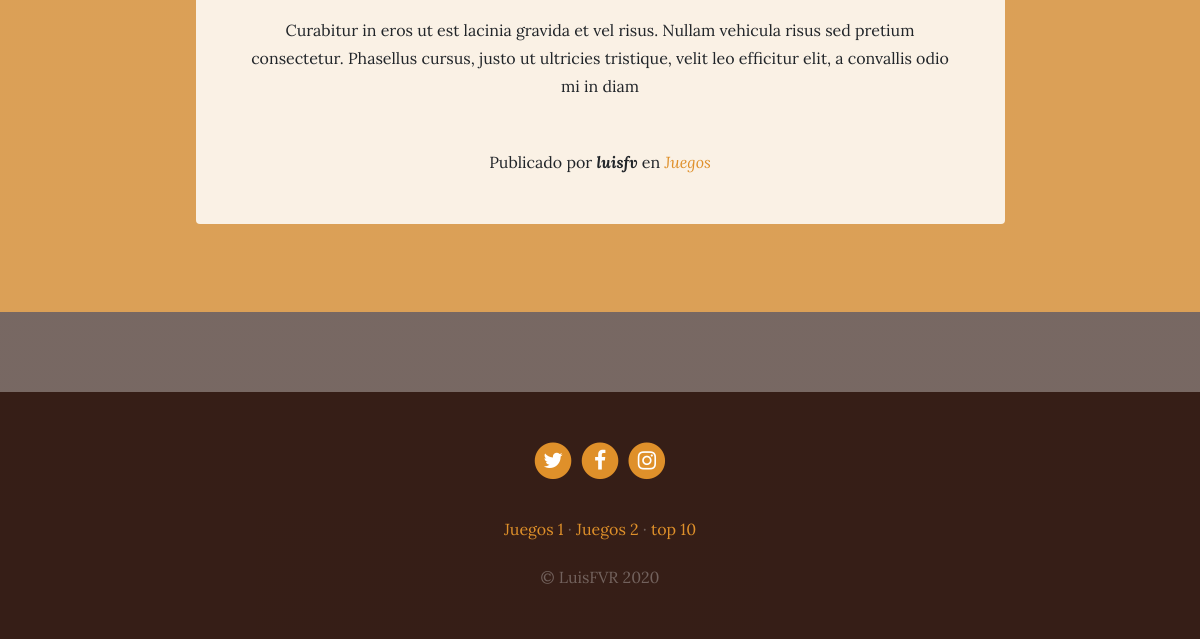
/blog/category/1/ (lower part), run on an earlier commit of the app's database.
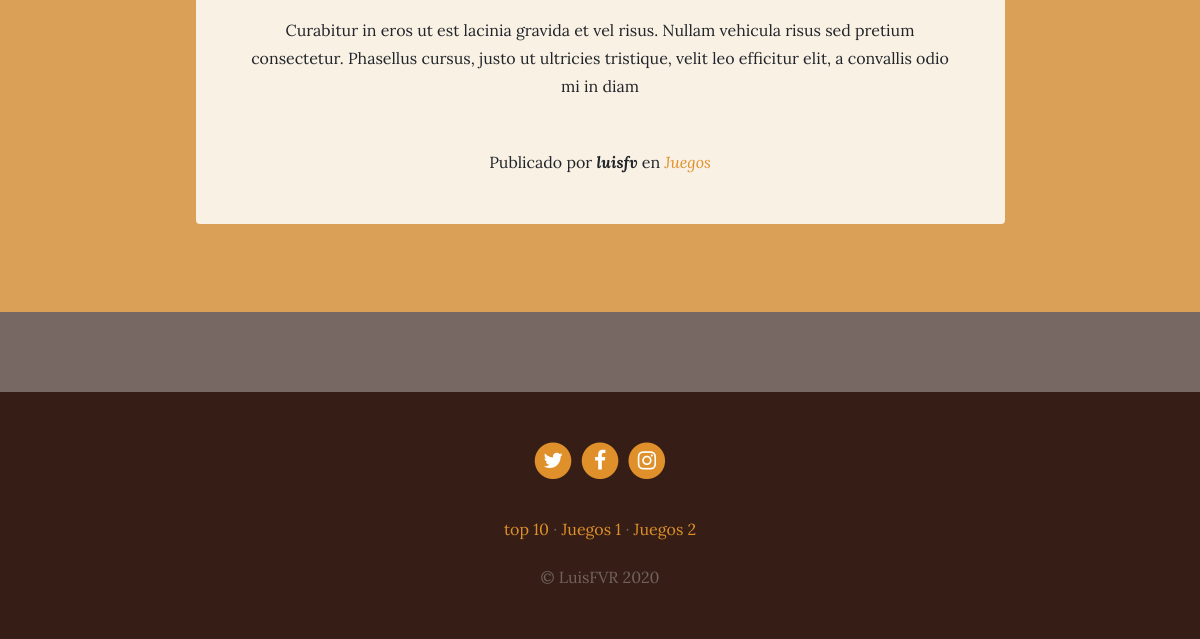
And on a later commit of the database.
### blog/models.py (models this page shows, shortened)
class Post(models.Model):
    title = models.CharField(max_length=100, verbose_name="Titulo")
    content = models.TextField(verbose_name="Contenido")
    published = models.DateTimeField(verbose_name="Fecha de publisidad", default=now)
    image = models.ImageField(verbose_name="Imagen", upload_to="Blog", null=True, blank=True)
    author= models.ForeignKey(User, verbose_name="Autor", on_delete=models.CASCADE)
    categories = models.ManyToManyField(Category, verbose_name="Categorías", related_name="get_posts")
    created = models.DateTimeField(auto_now_add=True, verbose_name="Fecha de creacion")
    updated = models.DateTimeField(auto_now=True, verbose_name="Fecha de edicon")
    class Meta:
        verbose_name = "entrada"
        verbose_name_plural = "entradas"
        ordering = ['-created']

class Category(models.Model):
    name = models.CharField(max_length=100, verbose_name="Nombre")
    created = models.DateTimeField(auto_now_add=True, verbose_name="Fecha de creacion")
    updated = models.DateTimeField(auto_now=True, verbose_name="Fecha de edicon")
    class Meta:
        verbose_name = "categoria"
        verbose_name_plural = "categorias"
        ordering = ['-created']

### pages/models.py (models this page shows, shortened)
class Page(models.Model):
    title = models.CharField(verbose_name="Título", max_length=200)
    content = RichTextField(verbose_name="Contenido")
    order = models.SmallIntegerField(verbose_name="Orden", default=0)
    created = models.DateTimeField(auto_now_add=True, verbose_name="Fecha de creación")
    updated = models.DateTimeField(auto_now=True, verbose_name="Fecha de edición")
    class Meta:
        verbose_name = "página"
        verbose_name_plural = "páginas"
        ordering = ['order','title']

### blog/views.py (the view)
# urls.py: path('category/<int:category_id>/', views.category, name="category"),
def category(request, category_id):
    category = get_object_or_404(Category, id=category_id)
    return render(request, "blog/category.html", {'category':category})

### pages/templatetags/pages_extras.py (called while the page is built)
@register.simple_tag
def get_page_list():
    pages = Page.objects.all()
    return pages

### social/processors.py (called while the page is built)
def ctx_dict(request):
    ctx = {}
    links = Link.objects.all()
    for link in links:
        ctx[link.key] = link.url
    return ctx

### blog/templates/blog/category.html (shortened to what this page needs)
{% extends 'core/base.html' %}
{% load static %}
{% block content %}
  {% for post in category.get_posts.all %}
    <section class="page-section cta">
      <div class="container">
        <div class="row">
          <div class="col-xl-9 mx-auto">
            <div class="cta-innerv text-center rounded">
              <p class="mb-0 mbt">{{post.content|linebreaks}}</p>
              <p class="mb-0 mbt">
                <span class="section-heading-under">Publicado por <em><b>{{post.author}}</b></em> en
                  <em>
                   {% for category in post.categories.all %}
                    <a href="{% url 'category' category.id %}" class="link">{{category.name}}</a>{% if not forloop.last %},{% endif %}
                   {% endfor %}
                  </em>
                </span>
              </p>
            </div>
          </div>
        </div>
      </div>
    </section>
  {% endfor %}
{% endblock %}

### core/templates/core/base.html (shortened to what this page needs)
<!DOCTYPE html>
<html lang="es">
  <head>
    {% load static %}
    <link href="{% static 'core/vendor/bootstrap/css/bootstrap.min.css' %}" rel="stylesheet">
    <link href="{% static 'core/vendor/font-awesome/css/font-awesome.min.css' %}" rel="stylesheet" type="text/css">
    <link href="{% static 'core/css/business-casual.css' %}" rel="stylesheet">
  </head>
  <body>
    {% block content %} {% endblock %}
    <footer class="footer text-faded text-center py-5">
      <div class="container">
        <p class="m-0">
          {% if LINK_TWITTER %}
            <a href="{{LINK_TWITTER}}" class="link">
              <span class="fa-stack fa-lg">
                <i class="fa fa-circle fa-stack-2x"></i>
                <i class="fa fa-twitter fa-stack-1x fa-inverse"></i>
              </span>
            </a>
          {% endif %}
          {% if LINK_FACEBOOK %}
            <a href="{{LINK_FACEBOOK}}" class="link">
              <span class="fa-stack fa-lg">
                <i class="fa fa-circle fa-stack-2x"></i>
                <i class="fa fa-facebook fa-stack-1x fa-inverse"></i>
              </span>
            </a>
          {% endif %}
          {% if LINK_INSTAGRAM %}
            <a href="{{LINK_INSTAGRAM}}" class="link">
              <span class="fa-stack fa-lg">
                <i class="fa fa-circle fa-stack-2x"></i>
                <i class="fa fa-instagram fa-stack-1x fa-inverse"></i>
              </span>
            </a>
          {% endif %}
        </p>
        <p class="m-0 mbt">
          {% load pages_extras %}
          {% get_page_list as page_list %}
          {% for page in page_list %}
            <a href="{% url 'page' page.id page.title|slugify %}" class="link">{{page.title}}</a> {% if not forloop.last %}·{% endif %}
          {% endfor %}
        </p>
        <p class="m-0 mbt1">&copy; LuisFVR 2020</p>
      </div>
	  </footer>
  </body>
</html>

### core/static/core/css/business-casual.css (style rules this page uses)
body { font-family: 'Lora'; background: linear-gradient(rgba(47, 23, 15, 0.65), rgba(47, 23, 15, 0.65)), url("../img/bg.jpg"); background-attachment: fixed; background-position: center; background-size: cover; }
p { line-height: 1.75; }
.text-faded { color: rgba(255, 255, 255, 0.3); }
.page-section { margin-top: 5rem; margin-bottom: 5rem; }
.cta { padding-top: 5rem; padding-bottom: 5rem; background-color: rgba(230, 167, 86, 0.9); }
.cta .cta-innerv { position: relative; padding: 3rem; margin: 0.5rem; background-color: rgba(255, 255, 255, 0.85); }
.footer { background-color: rgba(47, 23, 15, 0.9); }
.mbt { padding-top: 2rem; }
.mbt1 { padding-top: 1.25rem; }
a.link { color: #df902a; }

What changed in the data, as far as the page shows it:
changed Page "top 10": now shows "·"; moves up the list
changed Page "Juegos 2": no longer shows "·"
